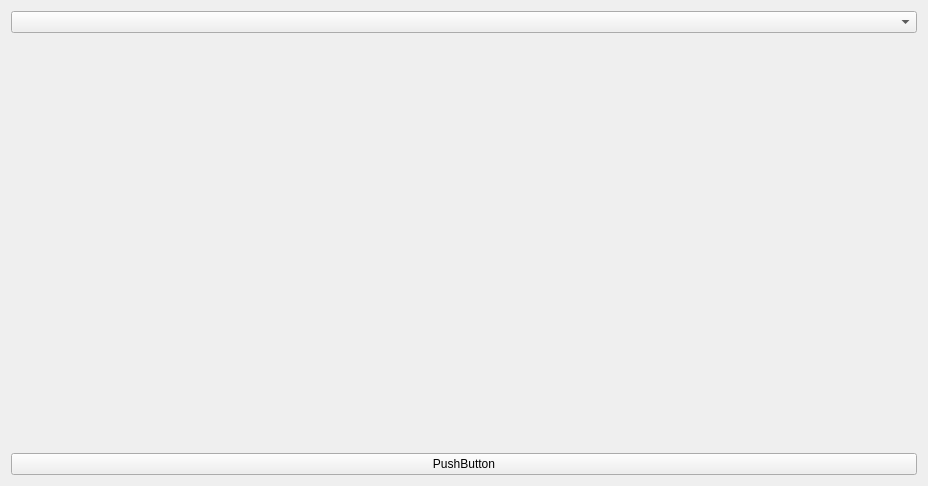
<?xml version="1.0" encoding="UTF-8"?>
<ui version="4.0">
 <class>WidgetLocalPlanner</class>
 <widget class="QWidget" name="WidgetLocalPlanner">
  <property name="geometry">
   <rect>
    <x>0</x>
    <y>0</y>
    <width>928</width>
    <height>486</height>
   </rect>
  </property>
  <property name="sizePolicy">
   <sizepolicy hsizetype="Minimum" vsizetype="Minimum">
    <horstretch>0</horstretch>
    <verstretch>0</verstretch>
   </sizepolicy>
  </property>
  <property name="windowTitle">
   <string>Form</string>
  </property>
  <layout class="QGridLayout" name="grid_layout">
   <item row="1" column="0">
    <layout class="QVBoxLayout" name="verticalLayout">
     <item>
      <widget class="GenericProtoWidget" name="widget" native="true"/>
     </item>
    </layout>
   </item>
   <item row="0" column="0">
    <widget class="QComboBox" name="comboBox"/>
   </item>
   <item row="2" column="0">
    <widget class="QPushButton" name="pushButton">
     <property name="text">
      <string>PushButton</string>
     </property>
    </widget>
   </item>
  </layout>
 </widget>
 <customwidgets>
  <customwidget>
   <class>GenericProtoWidget</class>
   <extends>QWidget</extends>
   <header>ground_station/Widgets/GenericProto/GenericProtoWidget.h</header>
   <container>1</container>
  </customwidget>
 </customwidgets>
 <resources/>
 <connections/>
</ui>
